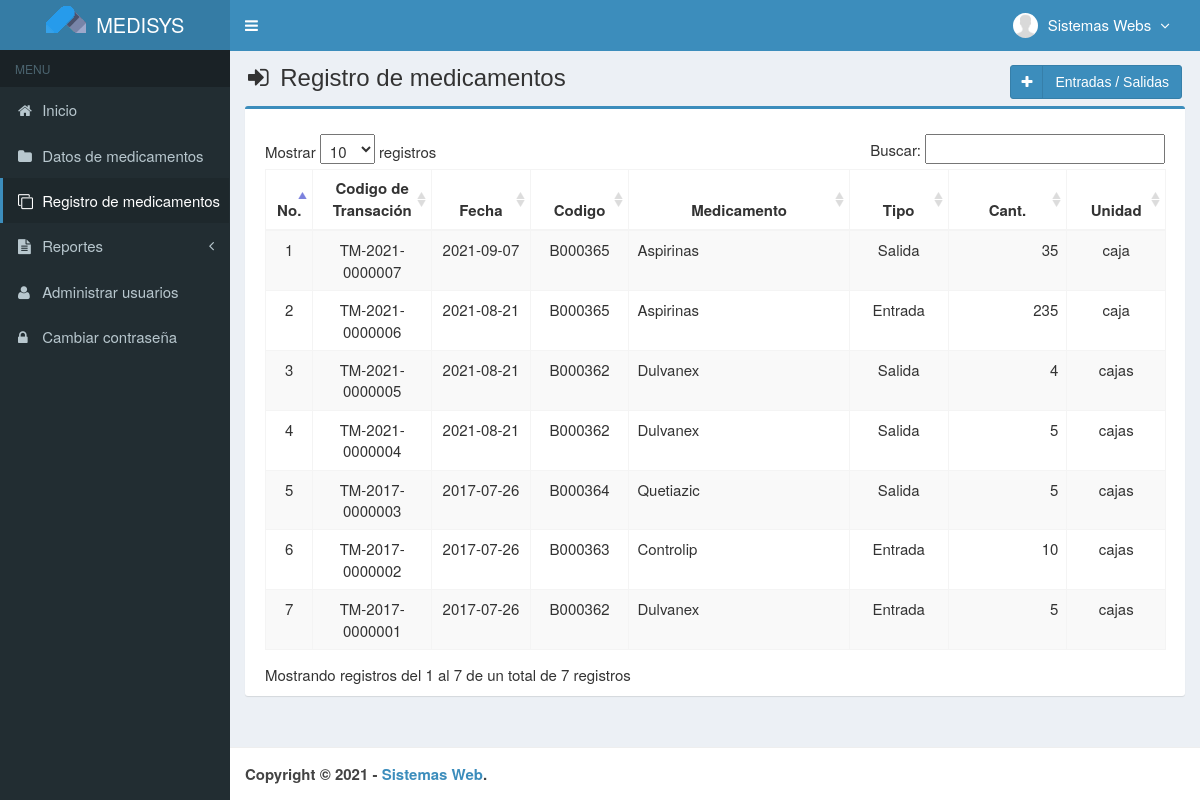
The page /main.php?module=medicines_transaction (signed in) on the database its author committed.
### tables this page shows
CREATE TABLE `usuarios` (
  `id_user` int(3) NOT NULL,
  `username` varchar(50) NOT NULL,
  `name_user` varchar(50) NOT NULL,
  `password` varchar(50) NOT NULL,
  `email` varchar(50) DEFAULT NULL,
  `telefono` varchar(13) DEFAULT NULL,
  `foto` varchar(100) DEFAULT NULL,
  `permisos_acceso` enum('Super Admin','Gerente','Almacen') NOT NULL,
  `status` enum('activo','bloqueado') NOT NULL DEFAULT 'activo',
  `created_at` timestamp NOT NULL DEFAULT current_timestamp(),
  `updated_at` timestamp NOT NULL DEFAULT current_timestamp() ON UPDATE current_timestamp()
);

CREATE TABLE `transaccion_medicamentos` (
  `codigo_transaccion` varchar(15) NOT NULL,
  `fecha` date NOT NULL,
  `codigo` varchar(7) NOT NULL,
  `numero` int(11) NOT NULL,
  `created_user` int(3) NOT NULL,
  `created_date` timestamp NOT NULL DEFAULT current_timestamp() ON UPDATE current_timestamp(),
  `tipo_transaccion` varchar(50) NOT NULL
);

CREATE TABLE `medicamentos` (
  `codigo` varchar(7) NOT NULL,
  `nombre` varchar(50) NOT NULL,
  `precio_compra` int(11) NOT NULL,
  `precio_venta` int(11) NOT NULL,
  `unidad` varchar(20) NOT NULL,
  `stock` int(11) NOT NULL,
  `created_user` int(3) NOT NULL,
  `created_date` timestamp NOT NULL DEFAULT current_timestamp(),
  `updated_user` int(3) NOT NULL,
  `updated_date` timestamp NOT NULL DEFAULT current_timestamp() ON UPDATE current_timestamp()
);

### modules/medicines_transaction/view.php (the view, shortened to what this page needs)
<section class="content-header">
  <h1>
    <i class="fa fa-sign-in icon-title"></i> Registro de medicamentos
    <a class="btn btn-primary btn-social pull-right" href="?module=form_medicines_transaction&form=add" title="Agregar" data-toggle="tooltip">
      <i class="fa fa-plus"></i> Entradas / Salidas
    </a>
  </h1>
</section>
<section class="content">
  <div class="row">
    <div class="col-md-12">
      <div class="box box-primary">
        <div class="box-body">
          <table id="dataTables1" class="table table-bordered table-striped table-hover">
            <thead>
              <tr>
                <th class="center">No.</th>
                <th class="center">Codigo de Transación</th>
                <th class="center">Fecha</th>
                <th class="center">Codigo</th>
                <th class="center">Medicamento</th>
				<th class="center">Tipo</th>
                <th class="center">Cant.</th>
                <th class="center">Unidad</th>
              </tr>
            </thead>
            <tbody>
            <?php
            $no = 1;
            $query = mysqli_query($mysqli, "SELECT a.tipo_transaccion, a.codigo_transaccion,a.fecha,a.codigo,a.numero,b.codigo,b.nombre,b.unidad
                                            FROM transaccion_medicamentos as a INNER JOIN medicamentos as b ON a.codigo=b.codigo ORDER BY codigo_transaccion DESC")
                                            or die('error '.mysqli_error($mysqli));
            while ($data = mysqli_fetch_assoc($query)) {
              $fecha         = $data['fecha'];
              echo "<tr>
                      <td width='30' class='center'>$no</td>
                      <td width='100' class='center'>$data[codigo_transaccion]</td>
                      <td width='80' class='center'>$fecha</td>
                      <td width='80' class='center'>$data[codigo]</td>
                      <td width='200'>$data[nombre]</td>
					  <td width='80' class='center'>$data[tipo_transaccion]</td>
                      <td width='100' align='right'>$data[numero]</td>
                      <td width='80' class='center'>$data[unidad]</td>
                    </tr>";
              $no++;
            }
            ?>
            </tbody>
          </table>
        </div>
      </div>
    </div>
  </div>
</section><!-- /.content

### top-menu.php (shortened to what this page needs)
<?php
require_once "config/database.php";
$query = mysqli_query($mysqli, "SELECT id_user, name_user, foto, permisos_acceso FROM usuarios WHERE id_user='$_SESSION[id_user]'")
                                or die('error: '.mysqli_error($mysqli));
$data = mysqli_fetch_assoc($query);
?>
<li class="dropdown user user-menu">
  <a href="#" class="dropdown-toggle" data-toggle="dropdown">
  <?php
  if ($data['foto']=="") { ?>
    <img src="images/user/user-default.png" class="user-image" alt="User Image"/>
  <?php
  }
  else { ?>
    <img src="images/user/<?php echo $data['foto']; ?>" class="user-image" alt="User Image"/>
  <?php
  }
  ?>
    <span class="hidden-xs"><?php echo $data['name_user']; ?> <i style="margin-left:5px" class="fa fa-angle-down"></i></span>
  </a>
</li>

### assets/css/style.css (style rules this page uses)
.btn-social *:first-child { border-right: 1px solid rgba(0, 0, 0, 0.1); bottom: 0; font-size: 1em !important; left: 0; line-height: 32px !important; position: absolute; text-align: center; top: 0; width: 32px !important; }
.content-header { padding: 15px 18px 0; position: relative; }
.center { text-align:center; }
.icon-title { margin-right: 5px; }
body { background-color: #fff; color: #333; font-size: 15px; line-height: 1.42857; }

### rows shown on the page
usuarios: foto (placeholder picture), name_user "Sistemas Webs"
transaccion_medicamentos: codigo_transaccion "TM-2021-0000007", fecha "2021-09-07", codigo.codigo "B000365", codigo.nombre "Aspirinas", tipo_transaccion "Salida", numero "35", codigo.unidad "caja"
transaccion_medicamentos: codigo_transaccion "TM-2021-0000006", fecha "2021-08-21", codigo.codigo "B000365", codigo.nombre "Aspirinas", tipo_transaccion "Entrada", numero "235", codigo.unidad "caja"
transaccion_medicamentos: codigo_transaccion "TM-2021-0000005", fecha "2021-08-21", codigo.codigo "B000362", codigo.nombre "Dulvanex", tipo_transaccion "Salida", numero "4", codigo.unidad "cajas"
transaccion_medicamentos: codigo_transaccion "TM-2021-0000004", fecha "2021-08-21", codigo.codigo "B000362", codigo.nombre "Dulvanex", tipo_transaccion "Salida", numero "5", codigo.unidad "cajas"
transaccion_medicamentos: codigo_transaccion "TM-2017-0000003", fecha "2017-07-26", codigo.codigo "B000364", codigo.nombre "Quetiazic", tipo_transaccion "Salida", numero "5", codigo.unidad "cajas"
transaccion_medicamentos: codigo_transaccion "TM-2017-0000002", fecha "2017-07-26", codigo.codigo "B000363", codigo.nombre "Controlip", tipo_transaccion "Entrada", numero "10", codigo.unidad "cajas"
transaccion_medicamentos: codigo_transaccion "TM-2017-0000001", fecha "2017-07-26", codigo.codigo "B000362", codigo.nombre "Dulvanex", tipo_transaccion "Entrada", numero "5", codigo.unidad "cajas"
